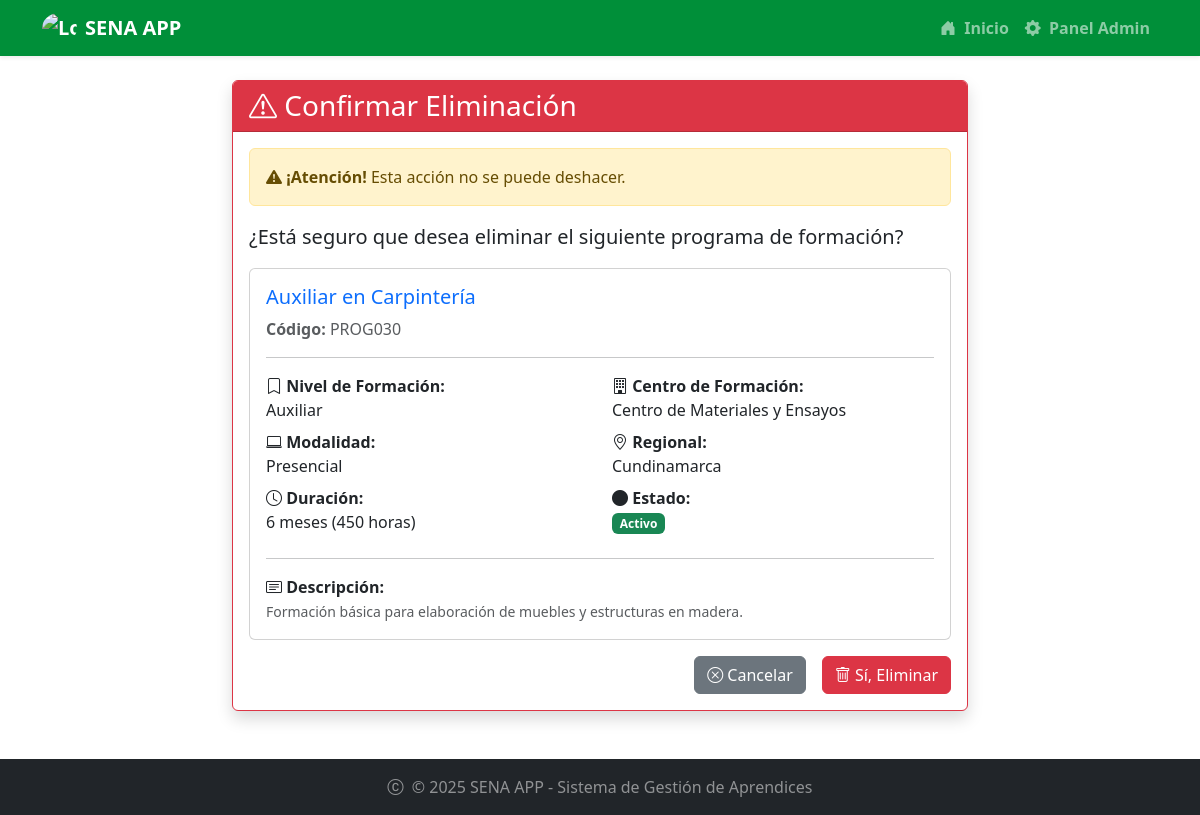
Page /programas/1/eliminar/ on the committed database.
### programas/models.py (models this page shows, shortened)
class Programa(models.Model):
    NIVEL_FORMACION_CHOICES = [
        ('AUX', 'Auxiliar'),
        ('OPE', 'Operario'),
        ('TEC', 'Técnico'),
        ('TGL', 'Tecnólogo'),
        ('ESP', 'Especialización Tecnológica'),
        ('COM', 'Complementario'),
    ]
    MODALIDAD_CHOICES = [
        ('PRE', 'Presencial'),
        ('VIR', 'Virtual'),
        ('MIX', 'Mixta'),
    ]
    ESTADO_CHOICES = [
        ('ACT', 'Activo'),
        ('INA', 'Inactivo'),
        ('SUS', 'Suspendido'),
        ('CAN', 'Cancelado'),
    ]
    codigo = models.CharField(max_length=20, unique=True, verbose_name="Código del Programa")
    nombre = models.CharField(max_length=200, verbose_name="Nombre del Programa")
    nivel_formacion = models.CharField(max_length=3, choices=NIVEL_FORMACION_CHOICES, verbose_name="Nivel de Formación")
    modalidad = models.CharField(max_length=3, choices=MODALIDAD_CHOICES, default='PRE', verbose_name="Modalidad")
    duracion_meses = models.PositiveIntegerField(verbose_name="Duración en Meses")
    duracion_horas = models.PositiveIntegerField(verbose_name="Duración en Horas")
    descripcion = models.TextField(verbose_name="Descripción del Programa")
    competencias = models.TextField(verbose_name="Competencias a Desarrollar")
    perfil_egreso = models.TextField(verbose_name="Perfil de Egreso")
    requisitos_ingreso = models.TextField(verbose_name="Requisitos de Ingreso")
    centro_formacion = models.CharField(max_length=200, verbose_name="Centro de Formación")
    regional = models.CharField(max_length=100, verbose_name="Regional")
    estado = models.CharField(max_length=3, choices=ESTADO_CHOICES, default='ACT', verbose_name="Estado")
    fecha_creacion = models.DateField(verbose_name="Fecha de Creación del Programa")
    fecha_registro = models.DateTimeField(auto_now_add=True, verbose_name="Fecha de Registro")

### programas/views.py (the view, shortened to what this page needs)
# urls.py: path('<int:programa_id>/eliminar/', views.ProgramaDeleteView.as_view(), name='eliminar_programa'),
class ProgramaDeleteView(generic.DeleteView):
    model = Programa
    template_name = 'eliminar_programa.html'
    success_url = reverse_lazy('programas:lista_programa')
    pk_url_kwarg = 'programa_id'

### programas/Templates/eliminar_programa.html (shortened to what this page needs)
{% extends 'master.html' %}
{% block content %}
<div class="row justify-content-center">
    <div class="col-md-8">
        <div class="card shadow border-danger">
            <div class="card-header bg-danger text-white">
                <h3 class="card-title mb-0">
                    <i class="bi bi-exclamation-triangle"></i> Confirmar Eliminación
                </h3>
            </div>
            <div class="card-body">
                <div class="alert alert-warning">
                    <i class="bi bi-exclamation-triangle-fill"></i>
                    <strong>¡Atención!</strong> Esta acción no se puede deshacer.
                </div>
                <p class="lead">¿Está seguro que desea eliminar el siguiente programa de formación?</p>
                <div class="card mb-3">
                    <div class="card-body">
                        <h5 class="card-title text-primary">{{ programa.nombre }}</h5>
                        <p class="text-muted mb-3"><strong>Código:</strong> {{ programa.codigo }}</p>
                        <hr>
                        <div class="row">
                            <div class="col-md-6">
                                <p class="mb-2">
                                    <strong><i class="bi bi-bookmark"></i> Nivel de Formación:</strong><br>
                                    {{ programa.get_nivel_formacion_display }}
                                </p>
                                <p class="mb-2">
                                    <strong><i class="bi bi-laptop"></i> Modalidad:</strong><br>
                                    {{ programa.get_modalidad_display }}
                                </p>
                                <p class="mb-2">
                                    <strong><i class="bi bi-clock"></i> Duración:</strong><br>
                                    {{ programa.duracion_meses }} meses ({{ programa.duracion_horas }} horas)
                                </p>
                            </div>
                            <div class="col-md-6">
                                <p class="mb-2">
                                    <strong><i class="bi bi-building"></i> Centro de Formación:</strong><br>
                                    {{ programa.centro_formacion }}
                                </p>
                                <p class="mb-2">
                                    <strong><i class="bi bi-geo-alt"></i> Regional:</strong><br>
                                    {{ programa.regional }}
                                </p>
                                <p class="mb-2">
                                    <strong><i class="bi bi-circle-fill"></i> Estado:</strong><br>
                                    <span class="badge {% if programa.estado == 'ACT' %}bg-success{% elif programa.estado == 'INA' %}bg-secondary{% elif programa.estado == 'SUS' %}bg-warning{% else %}bg-danger{% endif %}">
                                        {{ programa.get_estado_display }}
                                    </span>
                                </p>
                            </div>
                        </div>
                        {% if programa.descripcion %}
                        <hr>
                        <p class="mb-0">
                            <strong><i class="bi bi-card-text"></i> Descripción:</strong><br>
                            <small class="text-muted">{{ programa.descripcion|truncatewords:30 }}</small>
                        </p>
                        {% endif %}
                    </div>
                </div>
                <form method="post">
                    <div class="d-grid gap-2 d-md-flex justify-content-md-end">
                        <a href="{% url 'programas:lista_programa' %}" class="btn btn-secondary me-md-2">
                            <i class="bi bi-x-circle"></i> Cancelar
                        </a>
                        <button type="submit" class="btn btn-danger">
                            <i class="bi bi-trash"></i> Sí, Eliminar
                        </button>
                    </div>
                </form>
            </div>
        </div>
    </div>
</div>
{% endblock %}

### static/mystyles.css (style rules this page uses)
body { background-color: #f8f9fa; }

### rows in the picture
Programa: nombre "Auxiliar en Carpintería", codigo "PROG030", nivel_formacion "Auxiliar", modalidad "Presencial", duracion_meses "6", duracion_horas "450", centro_formacion "Centro de Materiales y Ensayos", regional "Cundinamarca", estado "Activo", descripcion "Formación básica para elaboración de muebles y estructuras en madera."
